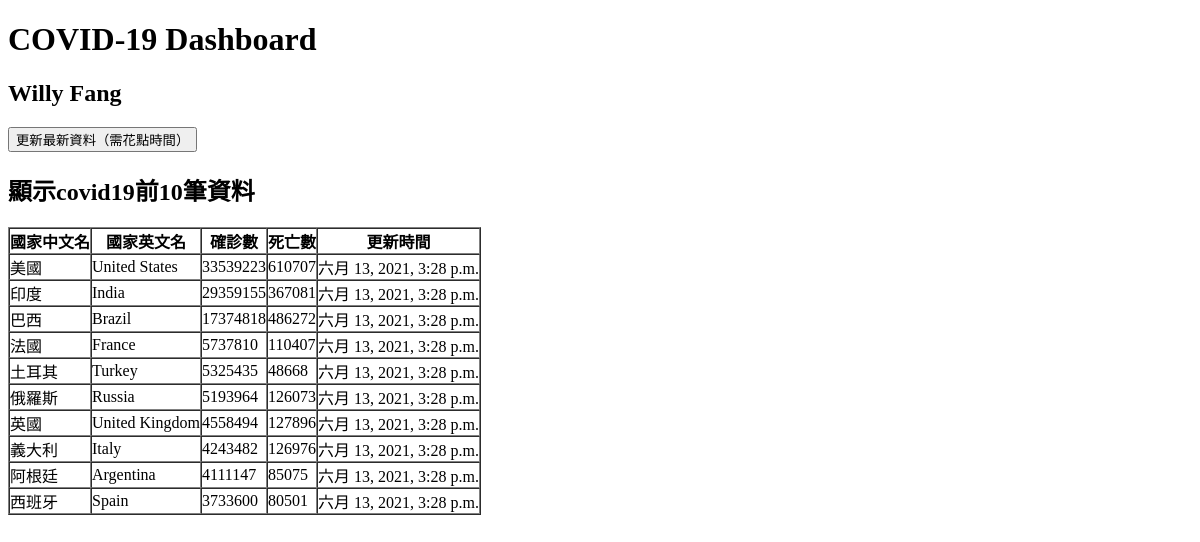
Before: / with the older database file.
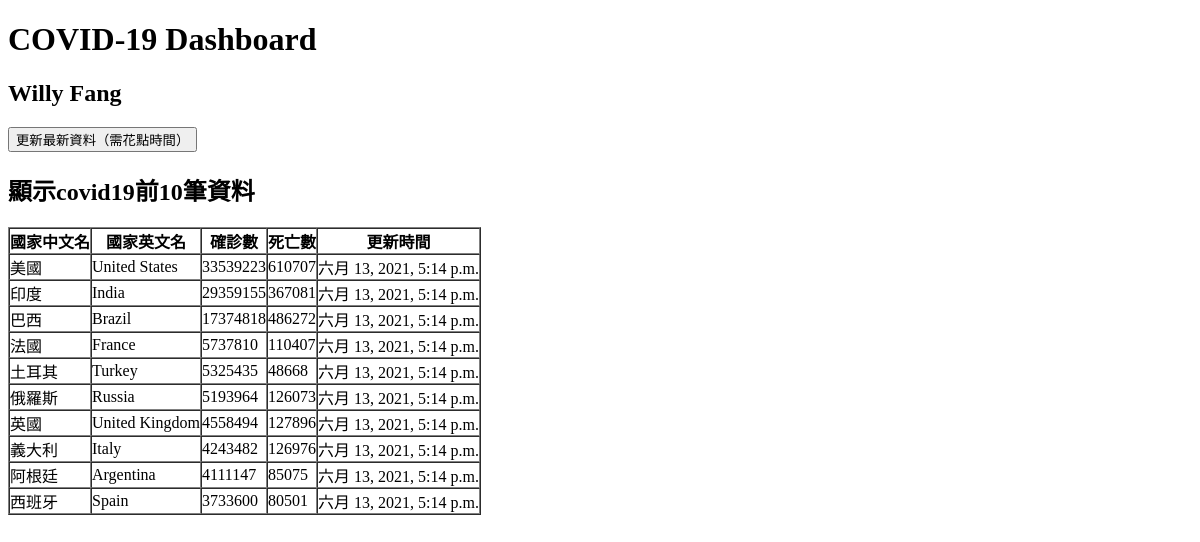
After: the same page with the newer database file.
### dashboard/models.py (models this page shows)
class covid19(models.Model):
    id = models.AutoField(primary_key=True)
    country_ch = models.CharField(max_length=255)
    country_en = models.CharField(max_length=255)
    cases = models.IntegerField(default=0)
    deaths = models.IntegerField(default=0)
    created_time = models.DateTimeField(auto_now_add=True)
    updated_time = models.DateTimeField(auto_now=True)
    class Meta:
        managed = True
        db_table = "backend_covid19"

### dashboard/views.py (the view)
# urls.py: path('', index, name='index'),
def index(request):
    covid19_items = covid19.objects.all().order_by('-cases') [:10]
    return render(request, 'index.html', locals())

### templates/index.html (shortened to what this page needs)
<!DOCTYPE html>
<html lang="en">
  <head>
  </head>
  <body>
    <div class="container">
      <h1>COVID-19 Dashboard</h1>
      <h2>Willy Fang</h2>
    </div>
    <input type ="button" onclick="javascript:location.href='/import_data/'" value="更新最新資料（需花點時間）">
    <h2>顯示covid19前10筆資料</h2>
    <table border="1" cellpadding="0" cellspacing="0">
        <th>國家中文名</th><th>國家英文名</th><th>確診數</th><th>死亡數</th><th>更新時間</th>
    {% for covid19_item in covid19_items %}
        <tr>
            <td>{{ covid19_item.country_ch }} </td>
            <td>{{ covid19_item.country_en }} </td>
            <td>{{ covid19_item.cases}} </td>
            <td>{{ covid19_item.deaths }} </td>
            <td>{{ covid19_item.updated_time }} </td>
        </tr>
    {% endfor %}
  </table>
  </body>
</html>

Changed rows visible on the page:
changed covid19 "美國": updated_time "六月 13, 2021, 3:28 p.m." → "六月 13, 2021, 5:14 p.m."
changed covid19 "印度": updated_time "六月 13, 2021, 3:28 p.m." → "六月 13, 2021, 5:14 p.m."
changed covid19 "巴西": updated_time "六月 13, 2021, 3:28 p.m." → "六月 13, 2021, 5:14 p.m."
changed covid19 "法國": updated_time "六月 13, 2021, 3:28 p.m." → "六月 13, 2021, 5:14 p.m."
changed covid19 "土耳其": updated_time "六月 13, 2021, 3:28 p.m." → "六月 13, 2021, 5:14 p.m."
changed covid19 "俄羅斯": updated_time "六月 13, 2021, 3:28 p.m." → "六月 13, 2021, 5:14 p.m."
changed covid19 "英國": updated_time "六月 13, 2021, 3:28 p.m." → "六月 13, 2021, 5:14 p.m."
changed covid19 "義大利": updated_time "六月 13, 2021, 3:28 p.m." → "六月 13, 2021, 5:14 p.m."
changed covid19 "阿根廷": updated_time "六月 13, 2021, 3:28 p.m." → "六月 13, 2021, 5:14 p.m."
changed covid19 "西班牙": updated_time "六月 13, 2021, 3:28 p.m." → "六月 13, 2021, 5:14 p.m."
